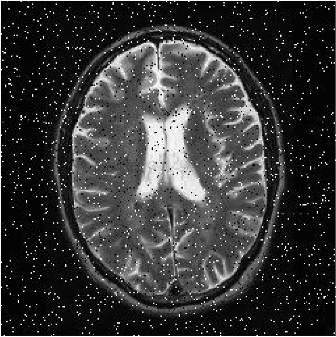
#> input picture Aula09/brain_noisy.png, 336 x 337 px
$ python media_25_corrigir_errado.py
#> lines starting #> are read from the running program, lines starting #| are printed output that depends on the picture
import cv2 as cv
import numpy as np
img = cv.imread('brain_noisy.png')
#> img is the input picture: shape (337, 336, 3); min 0, max 255, mean 54.1
kernel = np.array([
    [1/25, 1/25, 1/25, 1/25, 1/25],
    [1/25, 1/25, 1/25, 1/25, 1/25],
    [1/25, 1/25, 1/25, 1/25, 1/25],
    [1/25, 1/25, 1/25, 1/25, 1/25],
    [1/25, 1/25, 1/25, 1/25, 1/25]
    ])
dst = cv.filter2D(img,-1,kernel)
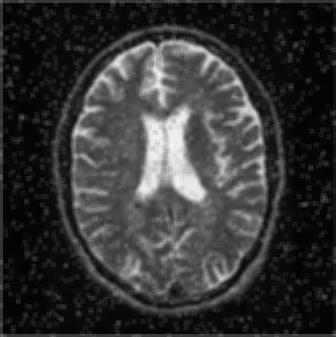
#> dst: shape (337, 336, 3); min 2, max 243, mean 53.2
imgs_concat = np.concatenate((img, dst), axis=1)
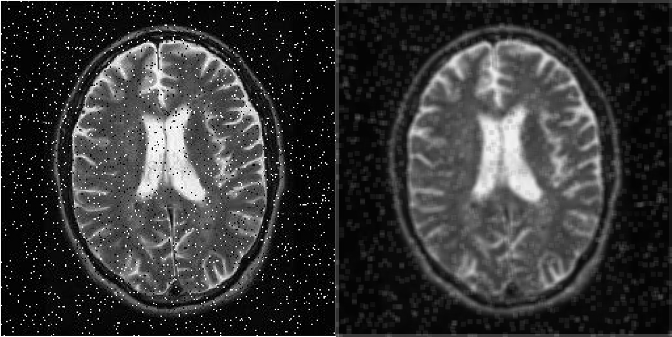
#> imgs_concat: shape (337, 672, 3); min 0, max 255, mean 53.7
cv.imshow('brain_noisy',imgs_concat)
cv.waitKey(0)
cv.destroyAllWindows()
